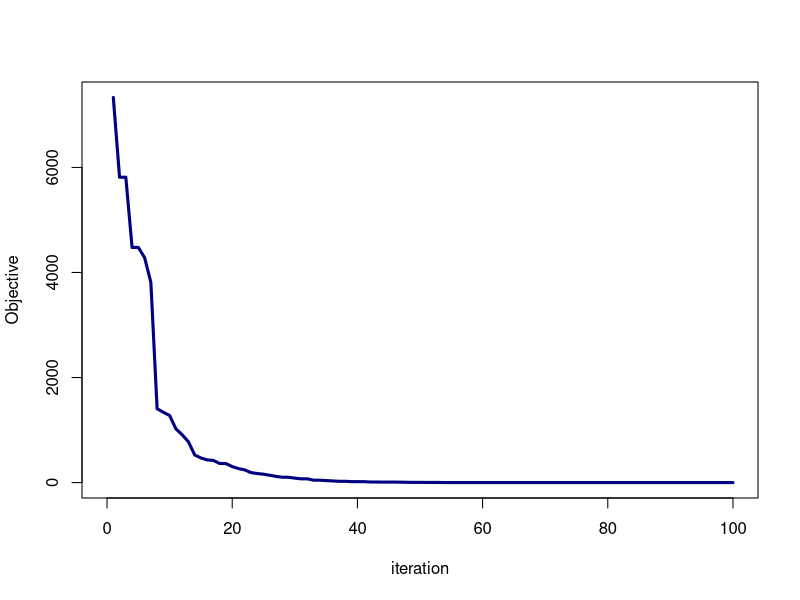
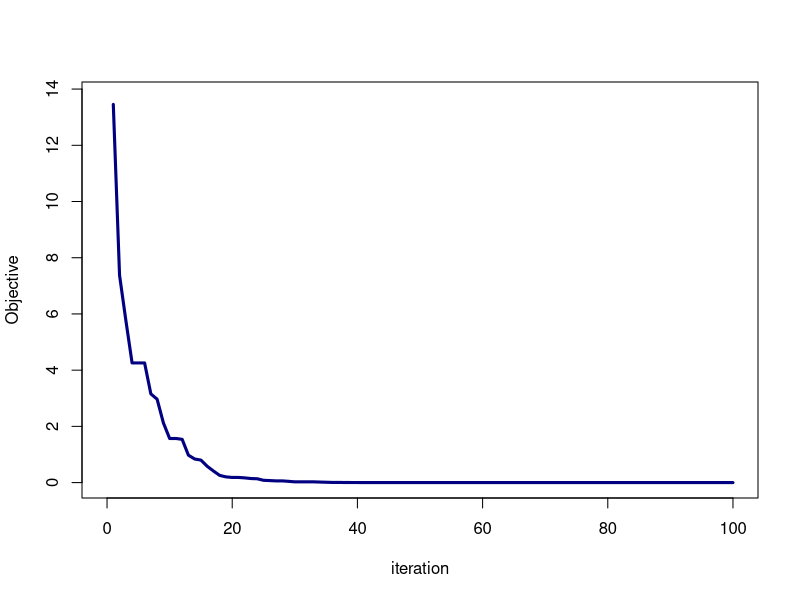
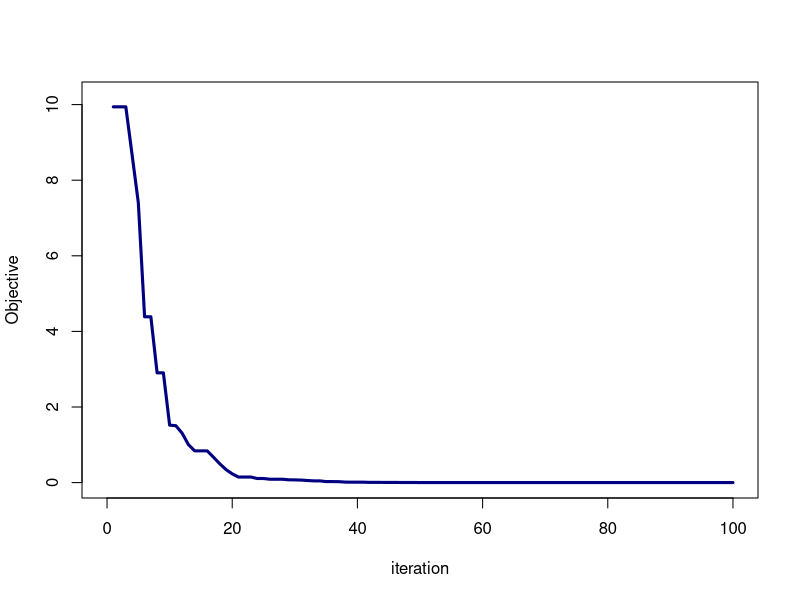
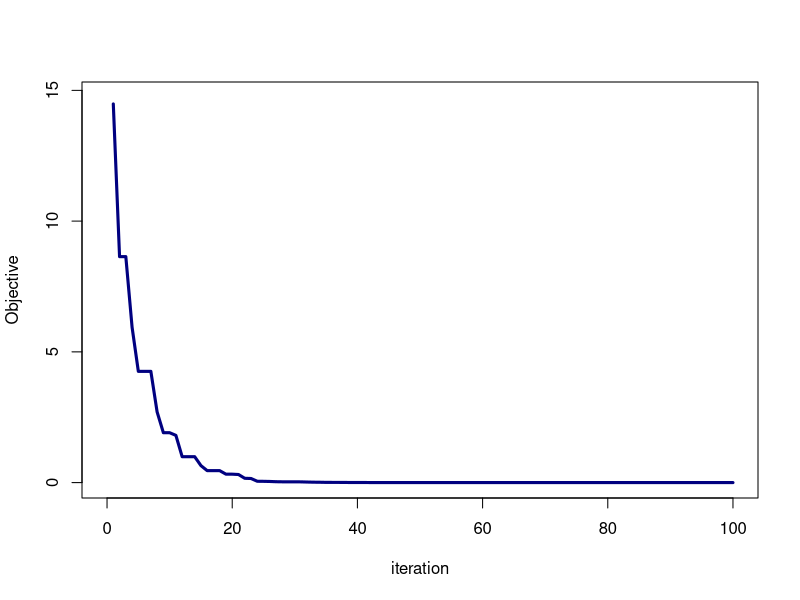
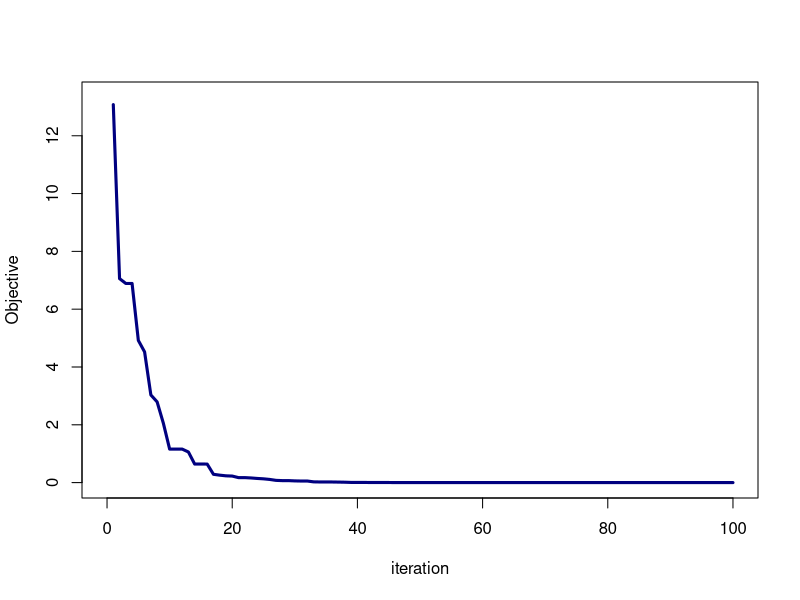
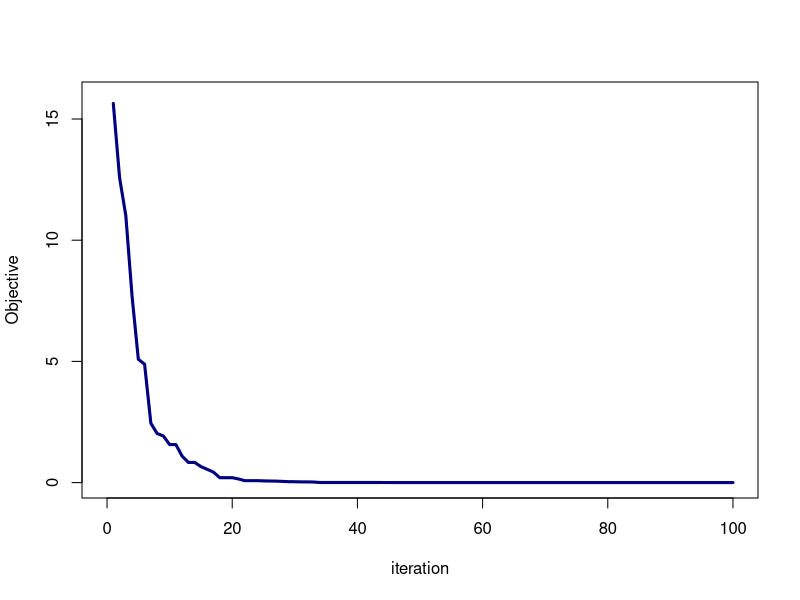
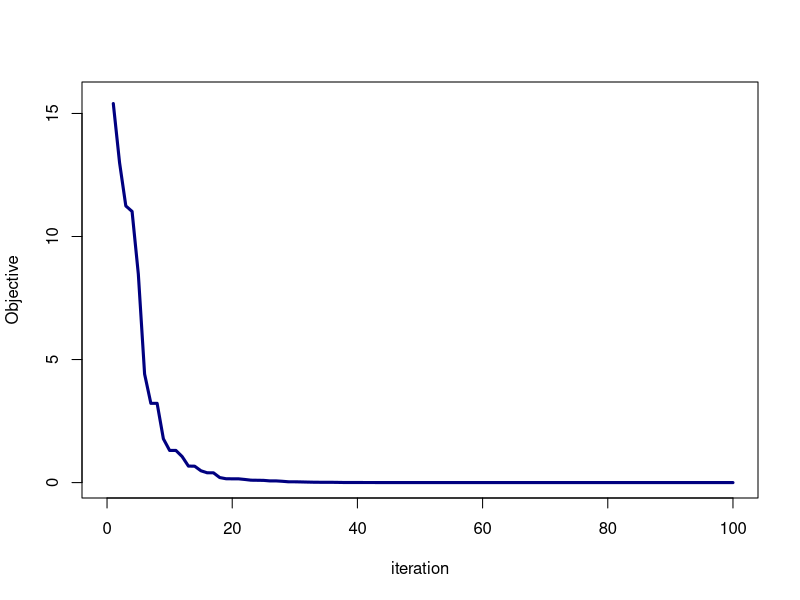
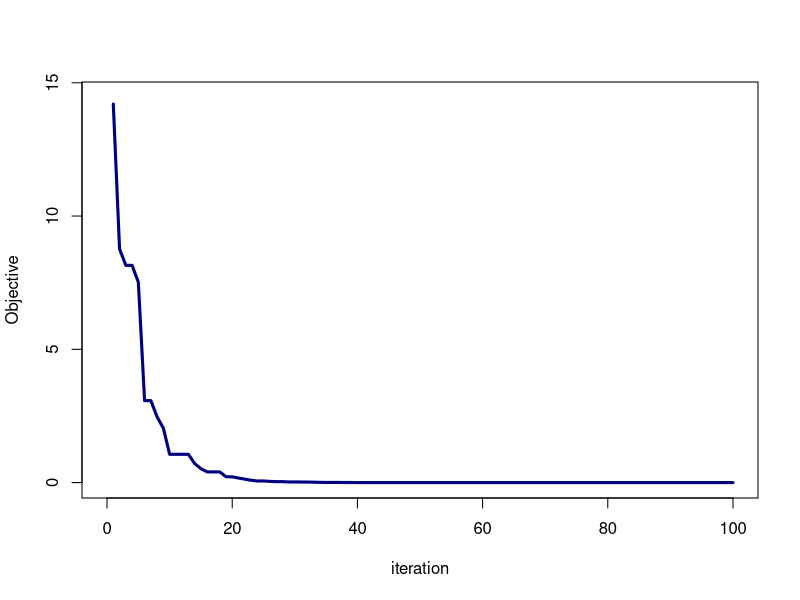

Source code (R) for these figures, in order: (Note: a time limit stopped this script after it produced the figures.)
Population <- function(N, d, lb, ub) {
    return(
        matrix(data = runif(N*d, min = lb, max = ub),
            nrow = N,
            ncol = d,
            byrow = TRUE)
        )
}

Objective <- function(population) {
    return(
        apply(population**2, 1, sum)
    )
}

Roulette <- function(objective, population, N, d) {
    objective <- 1/objective
    probs <- objective/sum(objective) 
    c.probs <- cumsum(probs)
    offspring <- matrix(nrow = N, ncol = d)

    for(i in 1: N) {
        offspring[i, ] <- population[which(c.probs >= runif(1))[1], ]
    }

    return(offspring)
}

RankSelection <- function(objective, population, N, d) {
    objective <- 1/objective
    probs <- rank(objective, ties.method = "min")/sum(objective)
    selected <- sample(objective, N, replace = TRUE, prob = probs)
    offspring <- matrix(nrow = N, ncol = d)

    for(i in 1: N) {
        if (length(population[objective == selected[i], ]) > d)
            offspring[i, ] <- population[objective == selected[i], ][1, ]
        else {
            offspring[i, ] <- population[objective == selected[i], ]
        }
    }

    return(offspring)
}

CrossOver <- function(offspring, N, d, p.cross) {
    pairs <- sample(N)

    for(i in 1: (N / 2)) {
        parent1 <- offspring[pairs[2*i-1], ]
        parent2 <- offspring[pairs[2*i], ]
        if (runif(1) < p.cross) {
            c.point <- sample(d - 1, 1)
            dummy <- parent1[(c.point + 1): d]
            parent1[(c.point + 1): d] <- parent2[(c.point + 1): d]
            parent2[(c.point + 1): d] <- dummy
            offspring[pairs[2*i-1], ] <- parent1
            offspring[pairs[2*i], ] <- parent2
        }
    }

    return(offspring)
}

Mutation <- function(N, d, offspring, lb, ub, delta, p.mutation) {
    offspring <- c(t(offspring))

    for (i in 1: (N*d)) {
        rn <- runif(1)
        if (rn < p.mutation) {
            rnm <- runif(1, -1, 1)
            offspring[i] <- offspring[i] + rnm*delta*(ub - lb)  
            if(offspring[i] < lb) {
                offspring[i] <- lb
            } else if (offspring[i] > ub) {
                offspring[i] <- ub
            }
        }
    }
    
    offspring <- matrix(offspring, nrow = N, byrow = TRUE)
    
    return(offspring)
}

GA <- function(N, d, lb, ub, p.cross, p.mutation, delta = .05, iter.bound = 100) {
    iter <- 0
    population <- Population(N, d, lb, ub)
    
    best_fitness <- Inf
    fitness_values <- numeric(iter.bound)

    while(iter < iter.bound) {
        objective <- Objective(population)

        if(min(objective) < best_fitness) {
            best_fitness <- min(objective)
            best_chromosome <- population[which(objective == min(objective)), ]
            fitness_values[iter + 1] <- best_fitness
        } else {
            fitness_values[iter + 1] <- best_fitness
        }

        if(iter < iter.bound/2) {
            offspring <- RankSelection(objective, population, N, d)
        } else {
           offspring <- Roulette(objective, population, N, d)
        }

        offspring <- CrossOver(offspring, N, d, p.cross)
        population <- Mutation(N, d, offspring, lb, ub, delta, p.mutation)

        iter <- iter + 1
    }

    plot(fitness_values, type = "l", lwd = 3, col = "navy blue", xlim = c(0, iter.bound),
        ylim = c(0, max(fitness_values) + .25), xlab = "iteration", ylab = "Objective")

    return(list("best.chromosome" = best_chromosome[c(1: d)],
                "best.fitness" = best_fitness,
                "fitness.values" = fitness_values))
}

GA(500, 10, -100, 100, .95, .05, .01)

Benchmark <- function(...) {
    fitness_values <- numeric(100)
    pb <- progress::progress_bar$new(
        format = "[:bar] :percent",
        total = 100, clear = FALSE, width = 60
        )

    start <- Sys.time()

    for(i in 1: 100) {
        fitness_values[i] <- GA(500, 8, -5, 5, .95, .05, .01, 100)$best.fitness
        pb$tick()
    }
    
    end <- Sys.time()

    return(list("mean.fitness" = mean(fitness_values),
                "var.fitness" = var(fitness_values),
                "max.fitness" = max(fitness_values),
                "time" = c(end-start)))
}

Benchmark()
